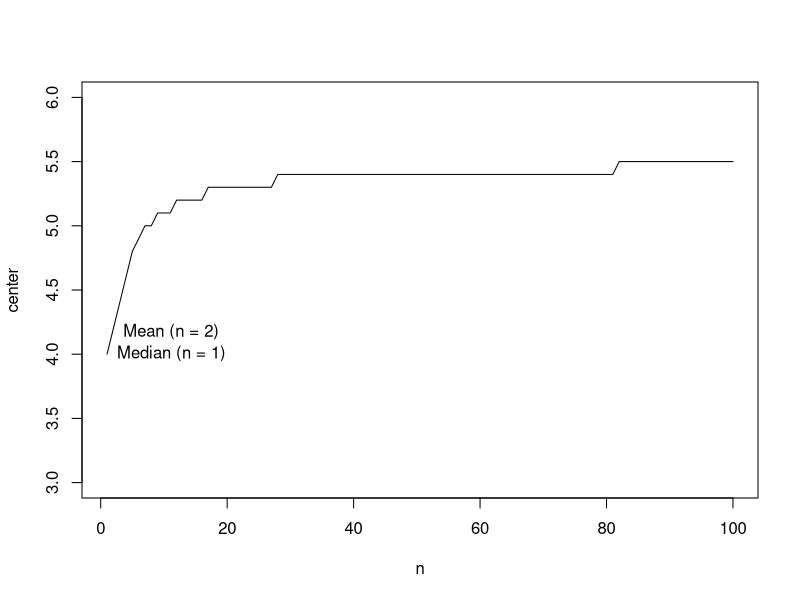

Write R code to recreate this figure.
set.seed(23423)

x <- seq(3, 6, 0.1)
y <- rpois(100, 4)

n.error <- function(n){
  sapply(x, function(i) { sum(abs( (y-i)^n )) })
}

center <- function(n) {
  e <- n.error(n)
  x[order(e)[1]]
}

d <- data.frame(
  n = 1:100
)
d$center = sapply(d$n, center)

plot(center ~ n, data = d, type = 'l', ylim = range(x))
text(x = 1, y = median(y), labels = 'Median (n = 1)', pos = 4)
text(x = 2, y = mean(y), labels = 'Mean (n = 2)', pos = 4)
